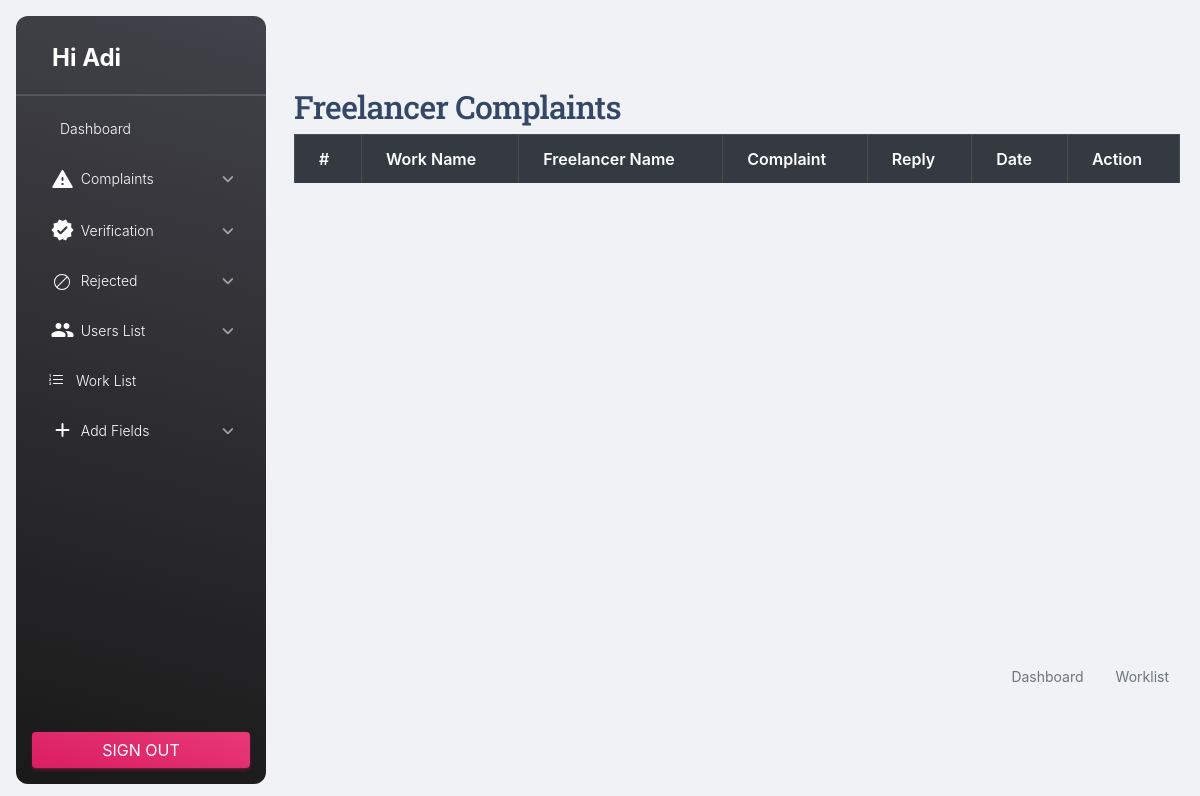
Before: /Admin/ViewFreelancomp.php (signed in) with the older database file.
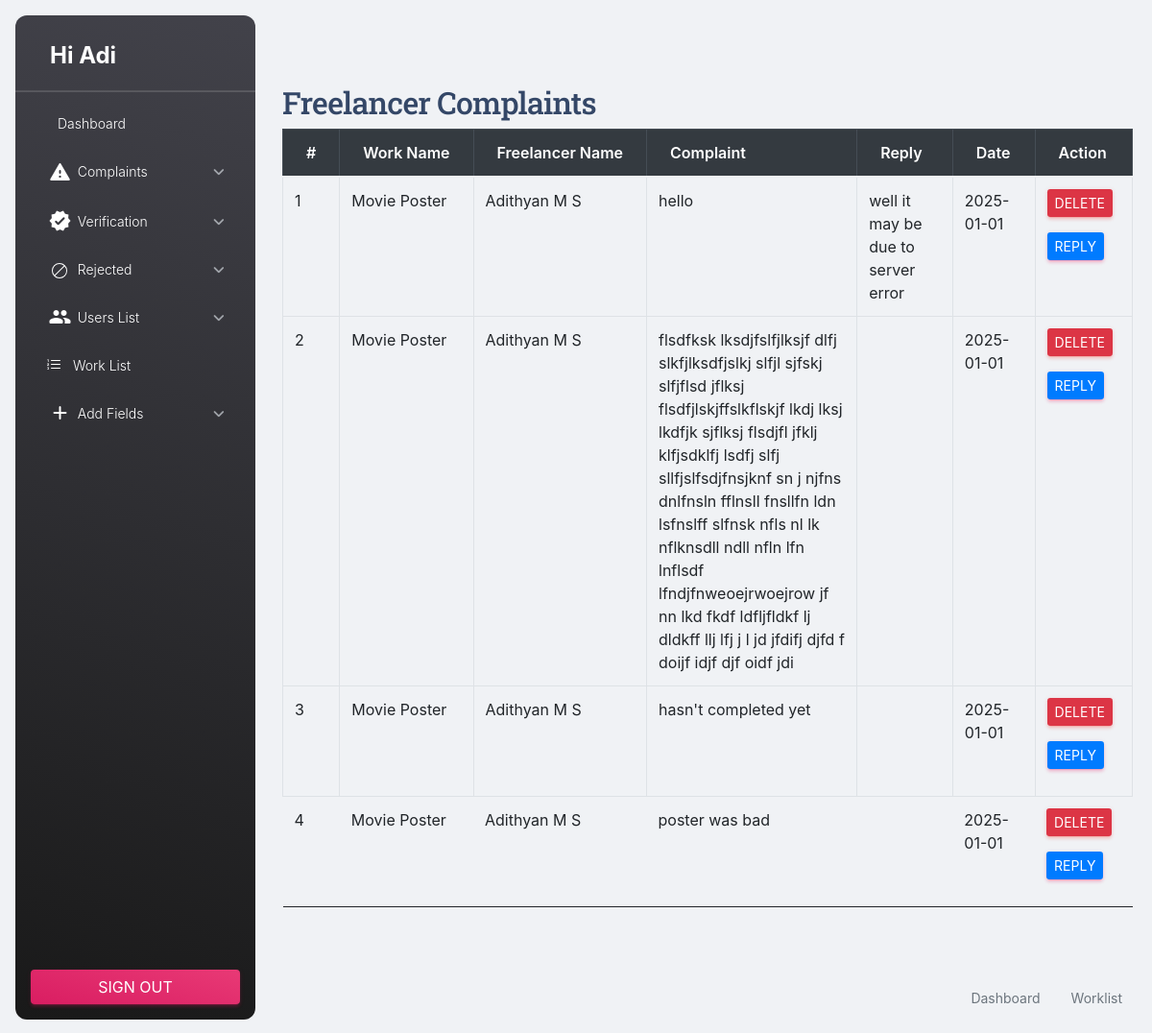
After: the same page with the newer database file.
### tables this page shows
CREATE TABLE `tbl_complaint` (
  `complaint_id` int(11) NOT NULL,
  `complaint_details` varchar(1000) NOT NULL,
  `complaint_date` varchar(20) NOT NULL,
  `complaint_reply` varchar(1000) NOT NULL,
  `freelan_id` int(11) NOT NULL,
  `client_id` int(11) NOT NULL,
  `request_id` int(11) NOT NULL,
  `complaint_status` int(11) NOT NULL,
  `complaint_rdate` varchar(50) NOT NULL
);

CREATE TABLE `tbl_work` (
  `work_id` int(11) NOT NULL,
  `work_name` varchar(100) NOT NULL,
  `work_price` varchar(50) NOT NULL,
  `work_details` varchar(1000) NOT NULL,
  `work_doc` varchar(50) NOT NULL,
  `client_id` int(11) NOT NULL,
  `subcat_id` int(11) NOT NULL,
  `work_final` varchar(100) NOT NULL,
  `work_status` int(11) NOT NULL DEFAULT 0
);

CREATE TABLE `tbl_freelan` (
  `freelan_id` int(11) NOT NULL,
  `freelan_name` varchar(50) NOT NULL,
  `freelan_email` varchar(50) NOT NULL,
  `place_id` int(11) NOT NULL,
  `freelan_address` varchar(200) NOT NULL,
  `freelan_photo` varchar(50) NOT NULL,
  `freelan_proof` varchar(50) NOT NULL,
  `freelan_password` varchar(50) NOT NULL,
  `freelan_dob` varchar(20) NOT NULL,
  `freelan_contact` varchar(20) NOT NULL,
  `freelan_status` int(11) NOT NULL,
  `freelan_gender` varchar(50) NOT NULL
);

### Admin/ViewFreelancomp.php (the view, shortened to what this page needs)
<?php
include('Header.php');
		?>
<!DOCTYPE html PUBLIC "-//W3C//DTD XHTML 1.0 Transitional//EN" "http://www.w3.org/TR/xhtml1/DTD/xhtml1-transitional.dtd">
<html xmlns="http://www.w3.org/1999/xhtml">
<head>
<link href="../Asset/Templates/Admin/assets/css/bootstrap.min.css" rel="stylesheet">
</head>
<body>
    <div class="container">
        <h2>Freelancer Complaints</h2>
        <div class="table-responsive">
            <table class="table table-bordered">
                <thead class="thead-dark">
                    <tr>
                        <th>#</th>
                        <th>Work name</th>
                        <th>Freelancer name</th>
                        <th>Complaint</th>
                        <th >Reply</th>
                        <th>Date</th>
                        <th>Action</th>
                    </tr>
                </thead>
                <tbody>
                    <?php
                    $selqry = "SELECT * FROM tbl_complaint u
                               INNER JOIN tbl_request j ON u.request_id=j.request_id
                               INNER JOIN tbl_work p ON j.work_id=p.work_id
                               INNER JOIN tbl_freelan c ON u.freelan_id=c.freelan_id";
                    $complaint = $con->query($selqry);
                    $i = 0;
                    while ($data = $complaint->fetch_assoc()) {
                        $i++;
                    ?>
                    <tr>
                        <td><?php echo $i ?></td>
                        <td><?php echo $data['work_name'] ?></td>
                        <td><?php echo $data['freelan_name'] ?></td>
                        <td><?php echo $data['complaint_details'] ?></td>
                        <td><?php echo $data['complaint_reply'] ?></td>
                        <td><?php echo $data['complaint_date'] ?></td>
                        <td>
                            <a href="ViewFreelancomp.php?did=<?php echo $data['complaint_id']?>" class="btn btn-danger btn-sm">Delete</a>
                            <a href="Reply.php?rep=<?php echo $data['complaint_id']?>" class="btn btn-primary btn-sm">Reply</a>
                        </td>
                    </tr>
                    <?php } ?>
                </tbody>
            </table>
        </div>
    </div>
</body>
<?php
include('Footer.php');
?>
</html>

Changed rows visible on the page:
added tbl_complaint: tbl_work.work_name "Movie Poster", freelan.freelan_name "Adithyan M S", complaint_details "hello", complaint_reply "well it may be due to server error", complaint_date "2025-01-01"
added tbl_complaint: tbl_work.work_name "Movie Poster", freelan.freelan_name "Adithyan M S", complaint_details "flsdfksk lksdjfslfjlksjf dlfj slkfjlksdfjslkj slfjl sjfskj slfjflsd jflksj flsdfjlskjffslkflskjf lkdj lksj lkdfjk sjflksj flsdjfl jfklj klfjsdklfj lsdfj slfj sllfjslfsdjfnsjknf sn j njfns dnlfnsln fflnsll fnsllfn ldn lsfnslff slfnsk nfls nl lk nflknsdll ndll nfln lfn lnflsdf lfndjfnweoejrwoejrow jf nn lkd fkdf ldfljfldkf lj dldkff llj lfj j l jd jfdifj djfd f doijf idjf djf oidf jdi", complaint_date "2025-01-01"
added tbl_complaint: tbl_work.work_name "Movie Poster", freelan.freelan_name "Adithyan M S", complaint_details "hasn't completed yet", complaint_date "2025-01-01"
added tbl_complaint: tbl_work.work_name "Movie Poster", freelan.freelan_name "Adithyan M S", complaint_details "poster was bad", complaint_date "2025-01-01"
